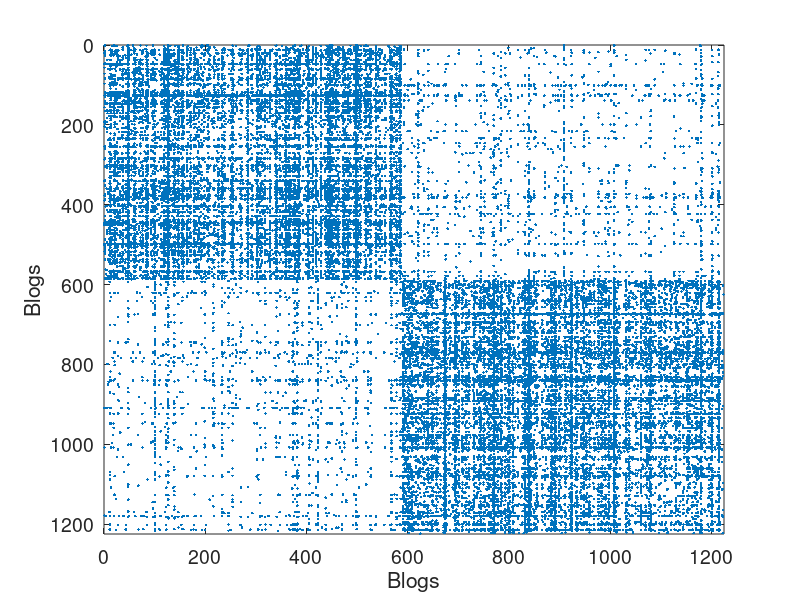
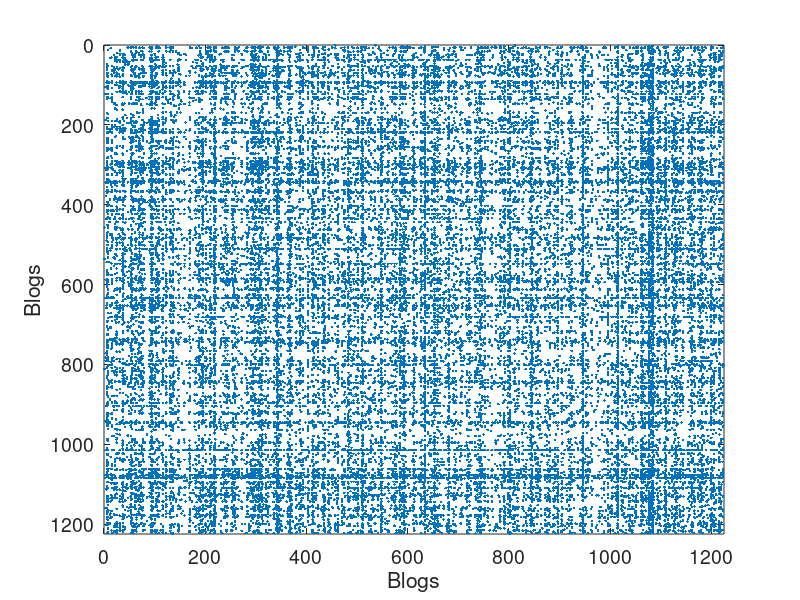

MATLAB code for these plots, in order: (Note: this script raises an error after producing the figures.)
%% Sparse Networks with Overlapping Communities (SNetOC) package: MMSB_polblogs
%
% This Matlab script performs posterior inference on a network of US political blogs 
% under the mixed membership stochastic blockmodel.
%
% For downloading the package and information on installation, visit the
% <https://github.com/misxenia/SNetOC SNetOC webpage>.
% 
% References:
%
% * <http://jmlr.csail.mit.edu/papers/volume9/airoldi08a/airoldi08a.pdf>
% * A. Todeschini, X. Miscouridou and F. Caron (2017) <https://arxiv.org/abs/1602.02114 Exchangeable Random Measures for Sparse and Modular Graphs with Overlapping Communities>. arXiv:1602.02114.
%
% Authors: 
%
% * <http://adrien.tspace.fr/ A. Todeschini>, Inria
% * <http://csml.stats.ox.ac.uk/people/miscouridou/ X. Miscouridou>, University of Oxford
% * <http://www.stats.ox.ac.uk/~caron/ F. Caron>, University of Oxford
% 
% Tested on Matlab R2016a. Requires the Statistics toolbox.
%
% Last Modified: 2017-09-15
%%

%% General settings
%

clear
close all

istest = true; % enable testing mode: quick run with small nb of iterations

root = '.';
if istest
    outpath = fullfile(root, 'results', 'MMSB_polblogs', 'test');
else
    outpath = fullfile(root, 'results', 'MMSB_polblogs', date);
end

if ~isdir(outpath)
    mkdir(outpath)
end


% Add path
addpath ./GGP/ ./CGGP/ ./utils/ ./MMSB

set(0, 'DefaultAxesFontSize', 14)

% Set the seed
rng default

%% Load network of political blogs
%

load ./data/polblogs/polblogs.mat

title = 'Political blogosphere Feb. 2005';
name = 'polblogs';
labels = {'Blogs', 'Blogs'};
groupfield = 'name'; % meta field displayed for group plot

G = Problem.A | Problem.A'; % make undirected graph
G = logical(G-diag(diag(G))); % remove self edges (#3)

meta.name = cellstr(Problem.aux.nodename);
meta.source = cellstr(Problem.aux.nodesource);
meta.isright = logical(Problem.aux.nodevalue);
meta.degree = num2cell(full(sum(G,2)));

clear Problem

meta.groups = zeros(size(meta.isright));
meta.groups(~meta.isright) = 1;
meta.groups(meta.isright) = 2;
color_groups = [0 0 .8; .8 0 0];
label_groups = {'Left', 'Right'};

fn = fieldnames(meta);

% Remove nodes with no edge (#266)
ind = any(G);
G = G(ind, ind);
for i=1:length(fn)
    meta.(fn{i}) = meta.(fn{i})(ind);
end


% Plot adjacency matrix
figure
spy(G);
xlabel(labels{2})
ylabel(labels{1})

% Shuffle nodes: irrelevant due to exchangeability, just to check we do not cheat!
ind = randperm(size(G,1));
G = G(ind, ind);
for i=1:length(fn)
    meta.(fn{i}) = meta.(fn{i})(ind);
end


% Plot adjacency matrix
figure
spy(G);
xlabel(labels{2})
ylabel(labels{1})

%% Posterior inference
%

% Model parameters
n = size(G, 1);
p = 2;
alpha = [];
W = [0.01, 0.01];
rho =  [];

% MCMC parameters
if istest
    niter = 100;
    nsamples = 50;
else
    niter = 200000;  
    nsamples = 500;
end

nburn = floor(niter*2/4);
thin = ceil((niter-nburn)/nsamples);
nchains = 3;
verbose = true;

% Run MCMC
objprior =  graphmodel('MMSB', n, p, alpha, W,rho);
objmcmc = graphmcmc(objprior, niter, nburn, thin, nchains);
objmcmc = graphmcmcsamples(objmcmc, G, verbose);

% Get estimates of pis
[estimates, ~] = graphest(objmcmc);

%% Plots
%

prefix = sprintf('%s_%df_', name, p);
suffix = '';

% Assign max feature
[~, nodefeat] = max(estimates.pi, [],2);
plot_sortedgraph(G, nodefeat, nodefeat , 1:p);

% order features from left wing to right wing
[~, ind_features] = sort(median(estimates.pi(meta.isright,:), 1)./median(estimates.pi, 1));
featnames = {'Liberal', 'Conservative'};

% Plot traces and histograms

% Block matrix
graph_title='W matrix';figure('name', graph_title)
for i=1:p
    for j=1:p
        subplot(p,p, p*(i-1)+j)
        for k=1:nchains
            plot(squeeze(objmcmc.samples(k).W(i,j,:)));
            ylim([0,1])
            hold on
        end
    end
end
legend('chain 1', 'chain 2','chain 3')


% Dirichlet parameter alpha
graph_title = 'Dirichlet parameter alpha'; figure('name',graph_title)
for k=1:nchains
    plot(squeeze(objmcmc.samples(k).alpha));ylim([0,0.5])
    hold on
end
legend('chain 1', 'chain 2','chain 3')

% sparsity parameter rho
graph_title = 'sparsity parameter rho';figure('name',graph_title)
for k=1:nchains
    plot(squeeze(objmcmc.samples(k).rho));ylim([0,1])
    hold on
end
legend('chain 1', 'chain 2','chain 3')


plot_GOF_graphs = false;
if plot_GOF_graphs
    % Plot posterior predictive of degrees
    cond = false;
    verbose = true;
    [~, ~, degsamp, sd_rowmean, triad_dep] = plot_degreepostpredMMSB(G, objmcmc.samples, nsamples, cond, outpath, prefix, suffix, verbose);

    % empirical goodness of fit statistics (see P Hoff 2009)
    [TRUEsd_rowmean, TRUEsd_colmean, TRUEdyad_dep, TRUEtriad_dep] = GOFstats(G); 

    %  transitivity
    figure('name', 'cluster coefficient');
    myhist_fit(triad_dep,10, 'normal','-+g')
    hold on;
    y1=get(gca,'ylim');
    hold on
    plot([TRUEtriad_dep TRUEtriad_dep],y1,'--b')
    legend('MMSB ','empirical','location','northeast')
    box off;

    %sd deviation of degree
    figure('name', 'sd_deviation');
    myhist_fit(sd_rowmean,10, 'normal','-+g')
    hold on;
    y1=get(gca,'ylim');
    hold on
    plot([TRUEtriad_dep TRUEtriad_dep],y1,'--b')
    legend('MMSB ','empirical','location','northeast')
    box off;
end